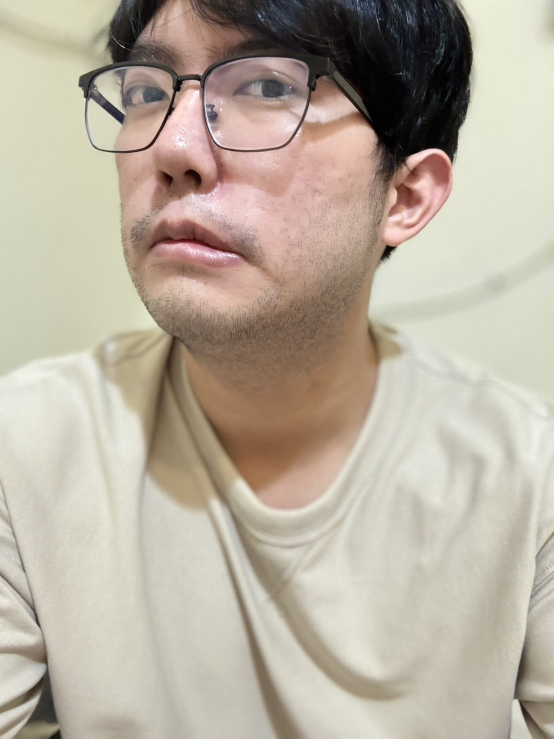
//> input picture lab3/Shark/IMG_6317.JPG, 1108 x 1477 px, given in place of the camera (shown at 1/2 size)
$ ./lab3-1-pc Shark/IMG_6317.JPG   (built with g++ and OpenCV 4)
//> lines starting //> are read from the running program, lines starting //| are printed output that depends on the picture
#include <iostream>
#include <unistd.h>
#include <stdlib.h>
#include <algorithm>
#include <csignal>
#include <string>

#include <opencv2/opencv.hpp>
#include <opencv2/face.hpp>

std::map<int, std::string> label_names = {
    {0, "Shark"},
    {1, "Wilson"},
};

void sigint_handler(int)
{
    std::cerr << "\nReceived signal, exit!\n";
    exit(0);
}

int main ( int argc, const char *argv[] )
{
    if (argc < 2) {
        std::cerr << "Usage: " << argv[0] << " <model_path>" << std::endl;
        return 1;
    }
    std::string model_path = argv[1];
    std::string face_cascade_path = "./haarcascades/haarcascade_frontalface_default.xml";

    std::signal(SIGINT, sigint_handler);

    cv::VideoCapture camera(2);
    if( !camera.isOpened() )
    {
        std::cerr << "Could not open video device." << std::endl;
        return 1;
    }

    camera.set(cv::CAP_PROP_FOURCC, cv::VideoWriter::fourcc('M','J','P','G'));
    camera.set(cv::CAP_PROP_FRAME_WIDTH, 1280);
    camera.set(cv::CAP_PROP_FRAME_HEIGHT, 720);
    camera.set(cv::CAP_PROP_FPS, 30);

    // 載入 Haar Cascade 模型
    cv::CascadeClassifier face_cascade;
    if (!face_cascade.load(face_cascade_path)) {
        std::cerr << "Error: Cannot load Haar cascade classifier." << std::endl;
        return 1;
    }

    // === 載入 LBPH 模型 ===
    cv::Ptr<cv::face::LBPHFaceRecognizer> recognizer = cv::face::LBPHFaceRecognizer::create();
    try {
        recognizer->read(model_path);
    } catch (...) {
        std::cerr << "Warning: Could not load LBPH model. Recognition will be skipped." << std::endl;
    }

    cv::Mat frame;      // variable to store the frame get from video stream

    while ( true )
    {
        camera >> frame;
//> frame is the input picture: 1477 rows x 1108 cols, CV_8UC3; mean B, G, R 159.2, 174.3, 184.5
         if (frame.empty()) {
            std::cerr << "Error:No Image , capture failed" << std::endl;
            break;
        }

        cv::Mat gray;
        cv::cvtColor(frame, gray, cv::COLOR_BGR2GRAY);
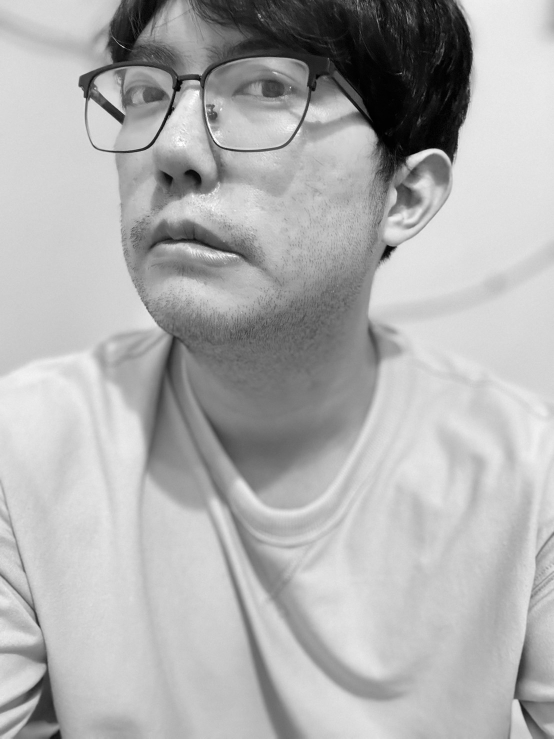
//> gray: 1477 rows x 1108 cols, CV_8UC1 (shown at 1/2 size); min 0, max 255, mean 175.7
        cv::equalizeHist(gray, gray);
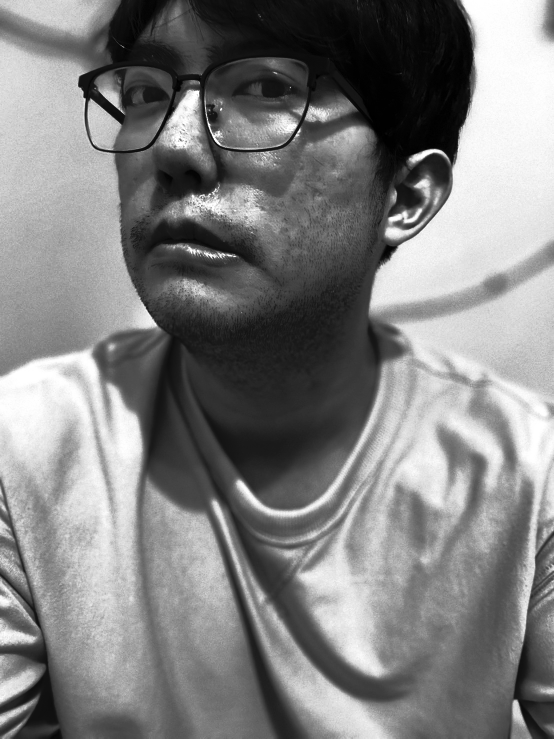
//> gray: 1477 rows x 1108 cols, CV_8UC1 (shown at 1/2 size); min 0, max 255, mean 128.8

        std::vector<cv::Rect> faces;
        face_cascade.detectMultiScale(gray, faces, 1.1, 6);
//> faces = 3 Rects (x, y, width, height): [120, 987, 58, 58], [331, 222, 76, 76], [347, 1055, 86, 86]

        for (auto &face : faces) {
            cv::rectangle(frame, face, cv::Scalar(0, 255, 0), 2);

            cv::Mat faceROI = gray(face);
            cv::resize(faceROI, faceROI, cv::Size(100, 100));

            int label;
            double confidence = 0.0;
            if (!recognizer.empty()) {
//> (the run ends here: the program stops with an error, at `recognizer->predict(faceROI, label, confidence);`)

$ run again, on lab3/Shark/IMG_6319.JPG
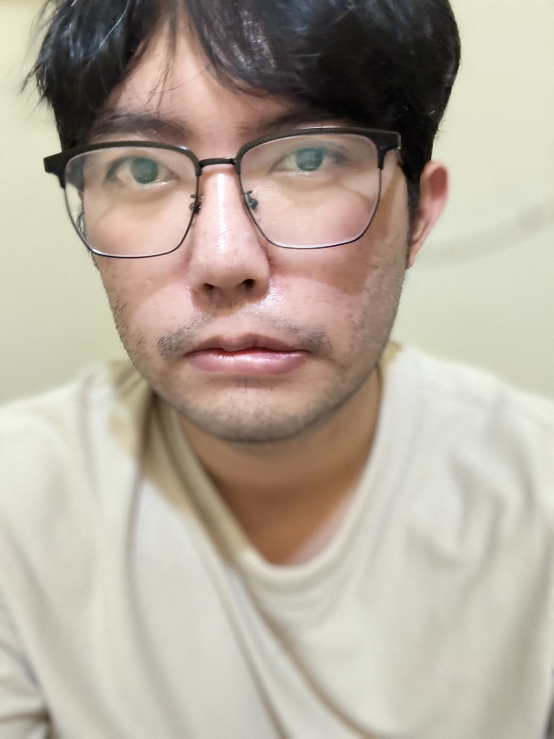
//> input picture lab3/Shark/IMG_6319.JPG, 1108 x 1477 px, given in place of the camera (shown at 1/2 size)
//> frame is the input picture: 1477 rows x 1108 cols, CV_8UC3; mean B, G, R 155.6, 168.7, 179.3
//> `cv::equalizeHist(gray, gray);`:
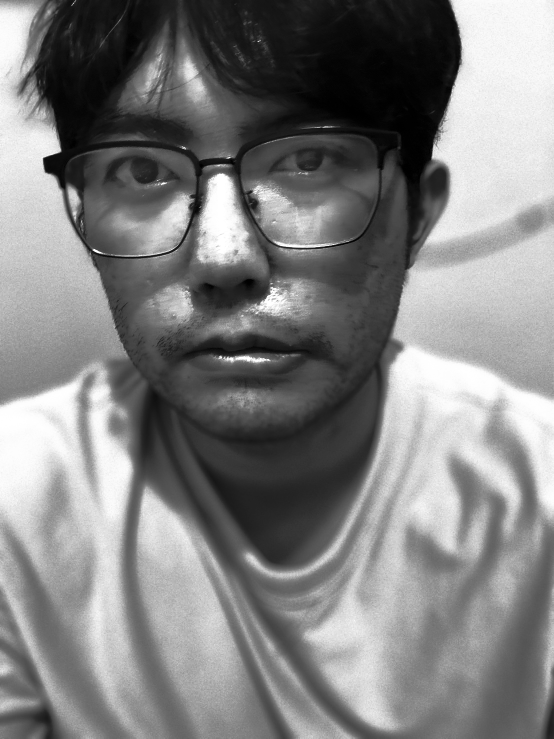
//> gray: 1477 rows x 1108 cols, CV_8UC1 (shown at 1/2 size); min 0, max 255, mean 128.7
//> faces = 1 Rect (x, y, width, height): [70, 56, 770, 770]

$ run again, on lab3/Shark/IMG_6320.JPG
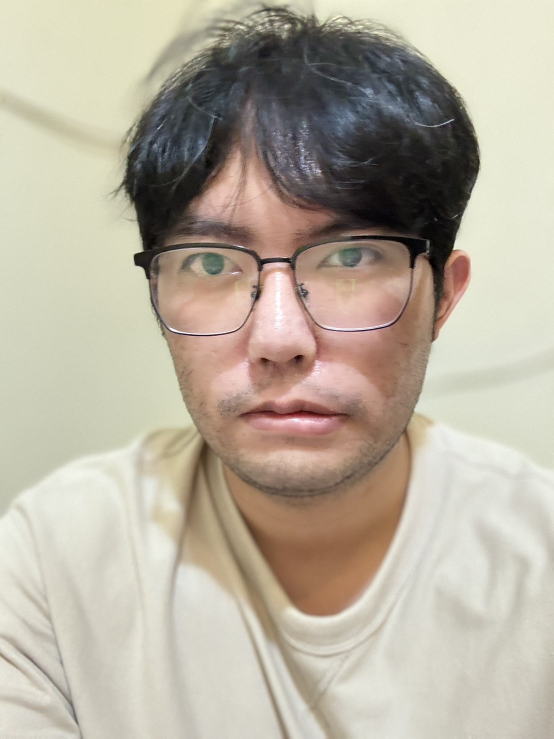
//> input picture lab3/Shark/IMG_6320.JPG, 1108 x 1477 px, given in place of the camera (shown at 1/2 size)
//> frame is the input picture: 1477 rows x 1108 cols, CV_8UC3; mean B, G, R 159, 174.4, 182.9
//> `cv::equalizeHist(gray, gray);`:
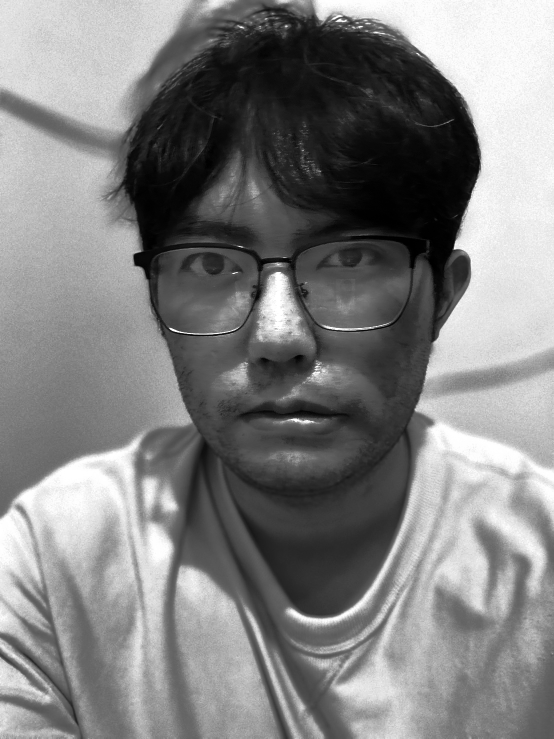
//> gray: 1477 rows x 1108 cols, CV_8UC1 (shown at 1/2 size); min 0, max 255, mean 128.8
//> faces = 2 Rects (x, y, width, height): [799, 1218, 80, 80], [208, 261, 702, 702]

$ run again, on lab3/Shark/IMG_6321.JPG
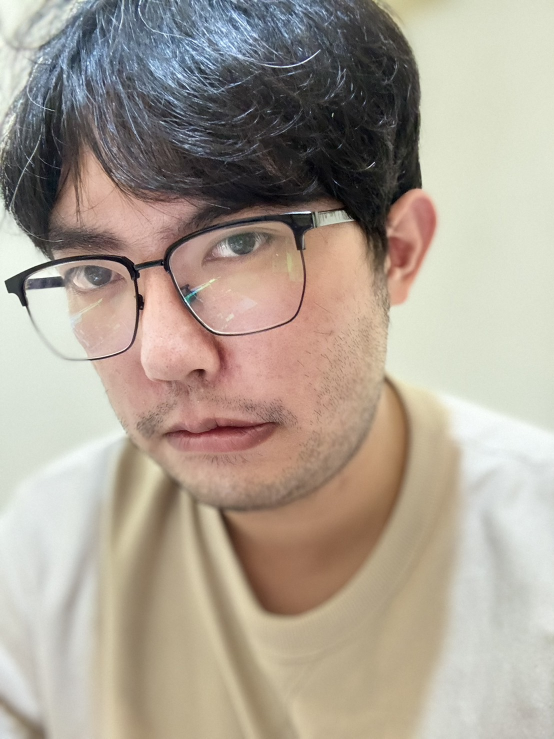
//> input picture lab3/Shark/IMG_6321.JPG, 1108 x 1477 px, given in place of the camera (shown at 1/2 size)
//> frame is the input picture: 1477 rows x 1108 cols, CV_8UC3; mean B, G, R 148, 160.8, 171.4
//> `cv::cvtColor(frame, gray, cv::COLOR_BGR2GRAY);`:
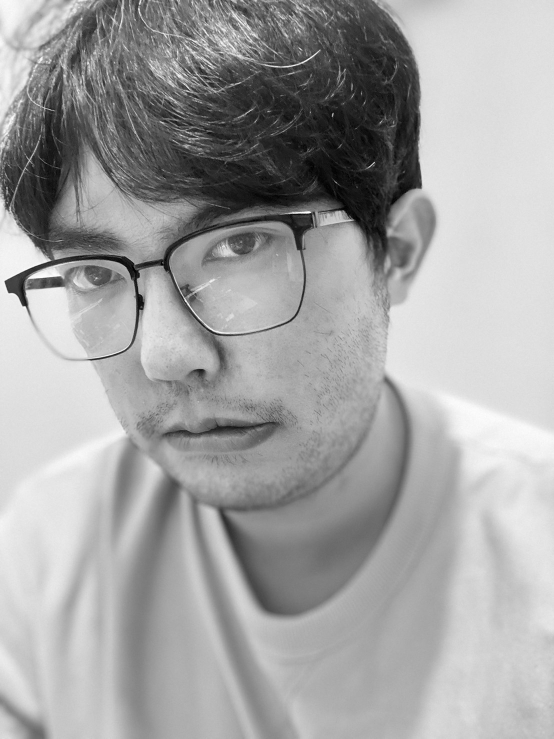
//> gray: 1477 rows x 1108 cols, CV_8UC1 (shown at 1/2 size); min 0, max 255, mean 162.6
//> `cv::equalizeHist(gray, gray);`:
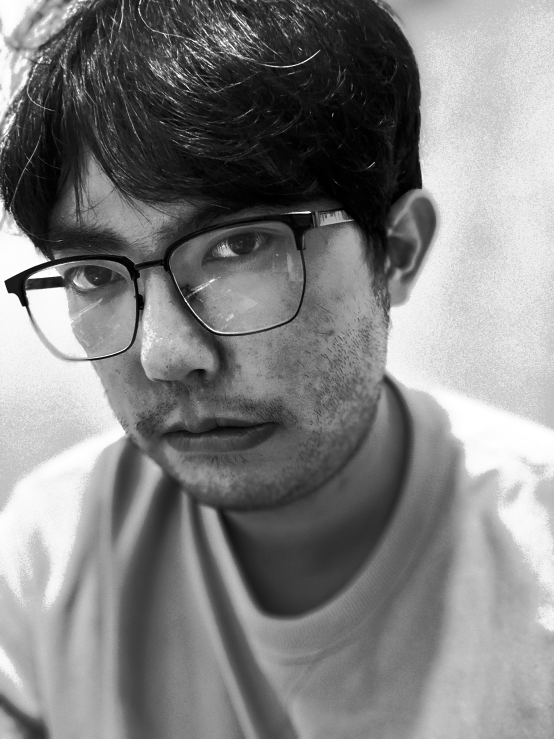
//> gray: 1477 rows x 1108 cols, CV_8UC1 (shown at 1/2 size); min 0, max 255, mean 128.5
//> faces = empty
